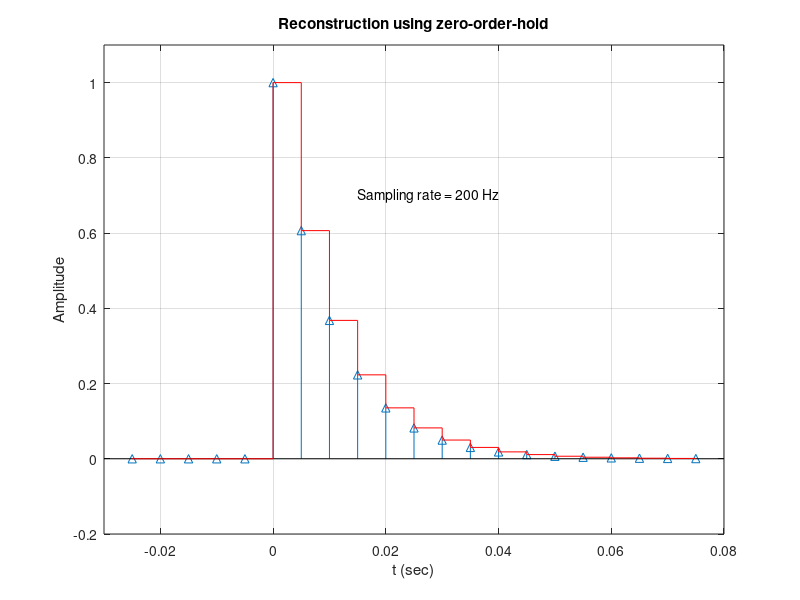

Reproduce this figure in MATLAB.
% Script: mexdt_4_7a.m
fs = 200;     % Sampling rate
Ts = 1/fs;    % Sampling interval
% Set index limits "n1" and "n2" to cover the time interval
% from -25 ms to +75 ms
n1 = -fs/40;
n2 = -3*n1;
n = [n1:n2];
t = n*Ts;                  % Vector of time instants
xs = exp(-100*t).*(n>=0);  % Samples of the signal
stem(t,xs,'^'); grid;
hold on;
stairs(t,xs,'r-');
hold off;
axis([-0.030,0.080,-0.2,1.1]);
title('Reconstruction using zero-order-hold'); 
xlabel('t (sec)');
ylabel('Amplitude');
text(0.015,0.7,sprintf('Sampling rate = %.3g Hz',fs));
